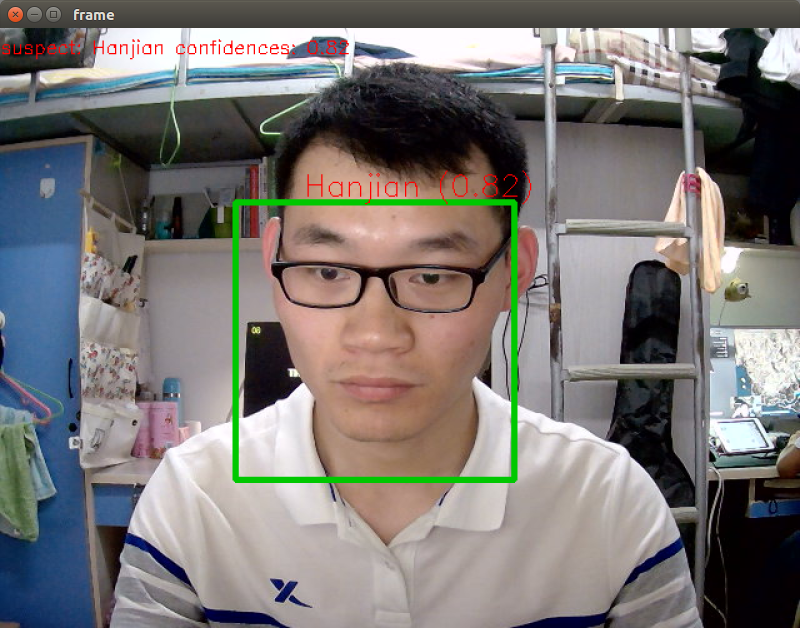
#> input picture test.png, 800 x 628 px
$ python model_save_load.py
#> lines starting #> are read from the running program, lines starting #| are printed output that depends on the picture
from PIL import Image
import numpy as np
import matplotlib.pyplot as plt

img = Image.open('test.png')
#> img is the input picture: PIL image 800x628 RGBA; mean R, G, B, A 122.4, 119, 117, 255
img = np.array(img)
if img.ndim == 3:
    img = img[:,:,0]
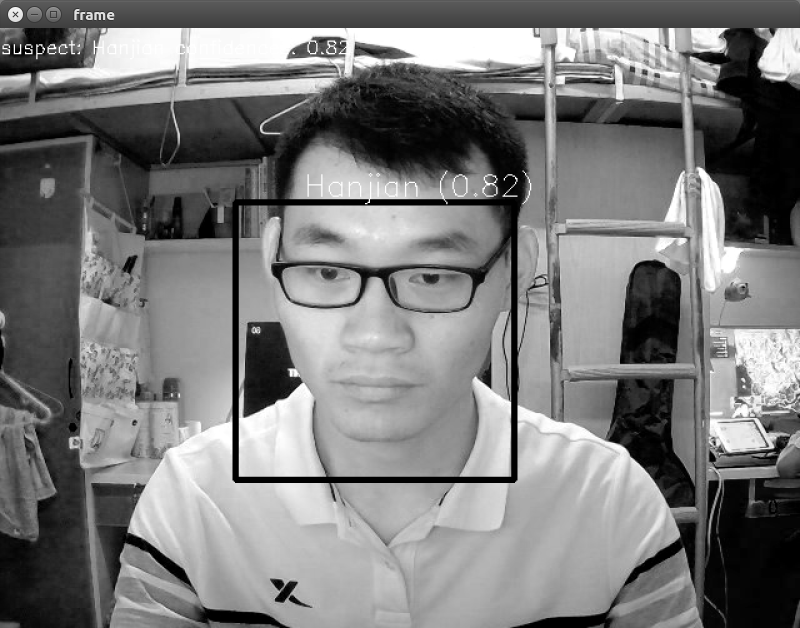
#> img: shape (628, 800); min 0, max 255, mean 122.4
img = np.random.randint(0,255,(628,800))
print (img.shape)
loss = [1,5,7]
test_acc = [5,6,8]
plt.subplot(121);
plt.plot(loss)
plt.xlabel("epoch")
plt.ylabel("loss")
plt.title("loss decline")

plt.subplot(122);
plt.plot(test_acc)
plt.xlabel("epoch")
plt.ylabel("test accuracy")
plt.title("test accuracy")
plt.show()
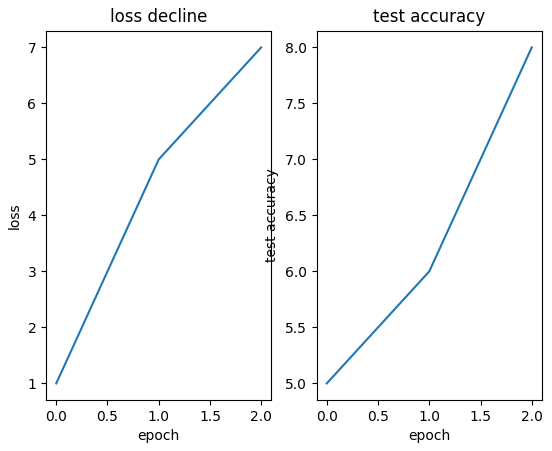
#> figure drawn by matplotlib, 2 panels
